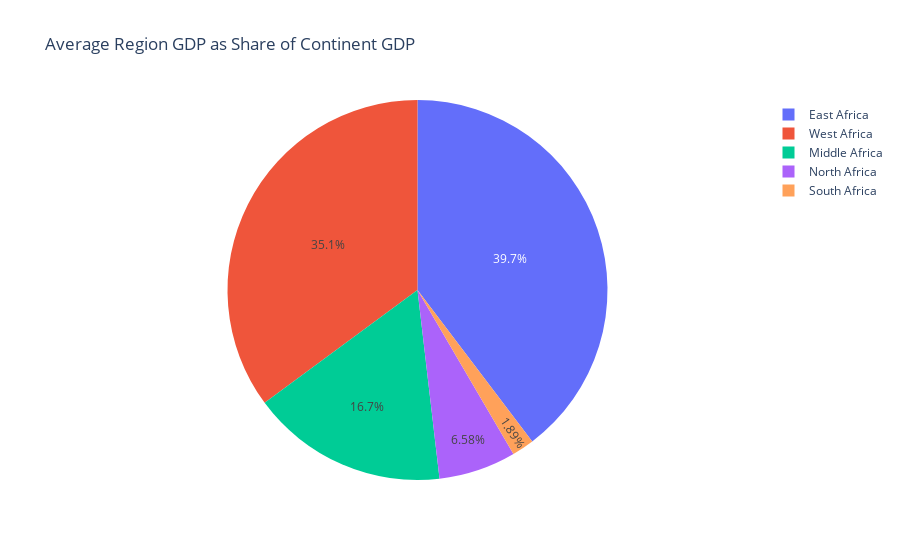
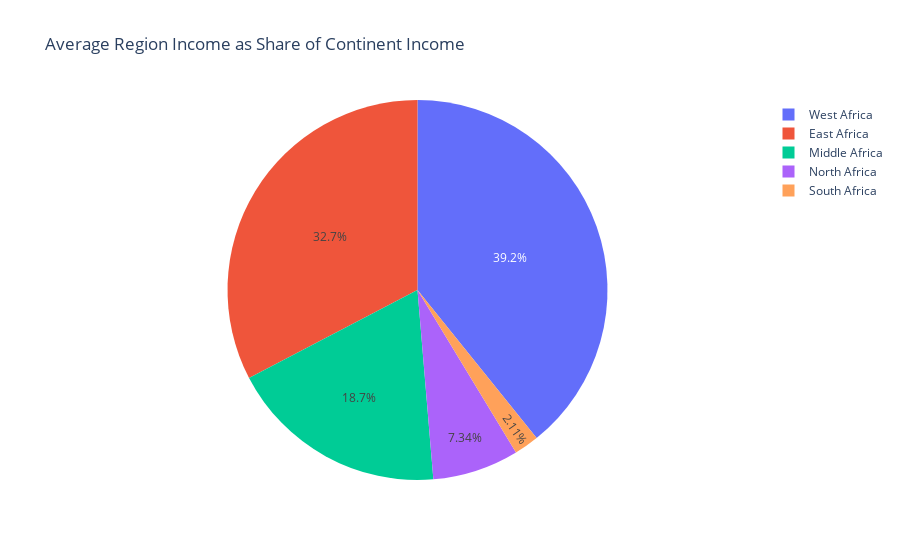

The cell these charts' notebook holds for them, in order:
### Code cell
%pip install plotly
import plotly.express as px


# Create a pie chart
fig = px.pie(average_region_gdp, names='region2', values='value', title='Average Region GDP as Share of Continent GDP')

# Show the plot
fig.show()

# Create a pie chart
fig = px.pie(average_region_income, names='region2', values='value', title='Average Region Income as Share of Continent Income')

# Show the plot
fig.show()

### Figure 1 — Plotly figure (JSON) as saved in the notebook; plotly's stock layout.template omitted (floating-point values rounded to 4 significant figures)
{"data": [{"domain": {"x": [0, 1], "y": [0, 1]}, "hovertemplate": "region2=%{label}<br>value=%{value}<extra></extra>", "labels": ["East Africa", "Middle Africa", "North Africa", "South Africa", "West Africa"], "legendgroup": "", "name": "", "showlegend": true, "type": "pie", "values": [116700000000.0, 49200000000.0, 19350000000.0, 5565000000.0, 103300000000.0]}], "layout": {"legend": {"tracegroupgap": 0}, "title": {"text": "Average Region GDP as Share of Continent GDP"}}}

### Figure 2 — Plotly figure (JSON) as saved in the notebook; plotly's stock layout.template omitted (floating-point values rounded to 4 significant figures)
{"data": [{"domain": {"x": [0, 1], "y": [0, 1]}, "hovertemplate": "region2=%{label}<br>value=%{value}<extra></extra>", "labels": ["East Africa", "Middle Africa", "North Africa", "South Africa", "West Africa"], "legendgroup": "", "name": "", "showlegend": true, "type": "pie", "values": [86030000000.0, 49200000000.0, 19350000000.0, 5565000000.0, 103300000000.0]}], "layout": {"legend": {"tracegroupgap": 0}, "title": {"text": "Average Region Income as Share of Continent Income"}}}
